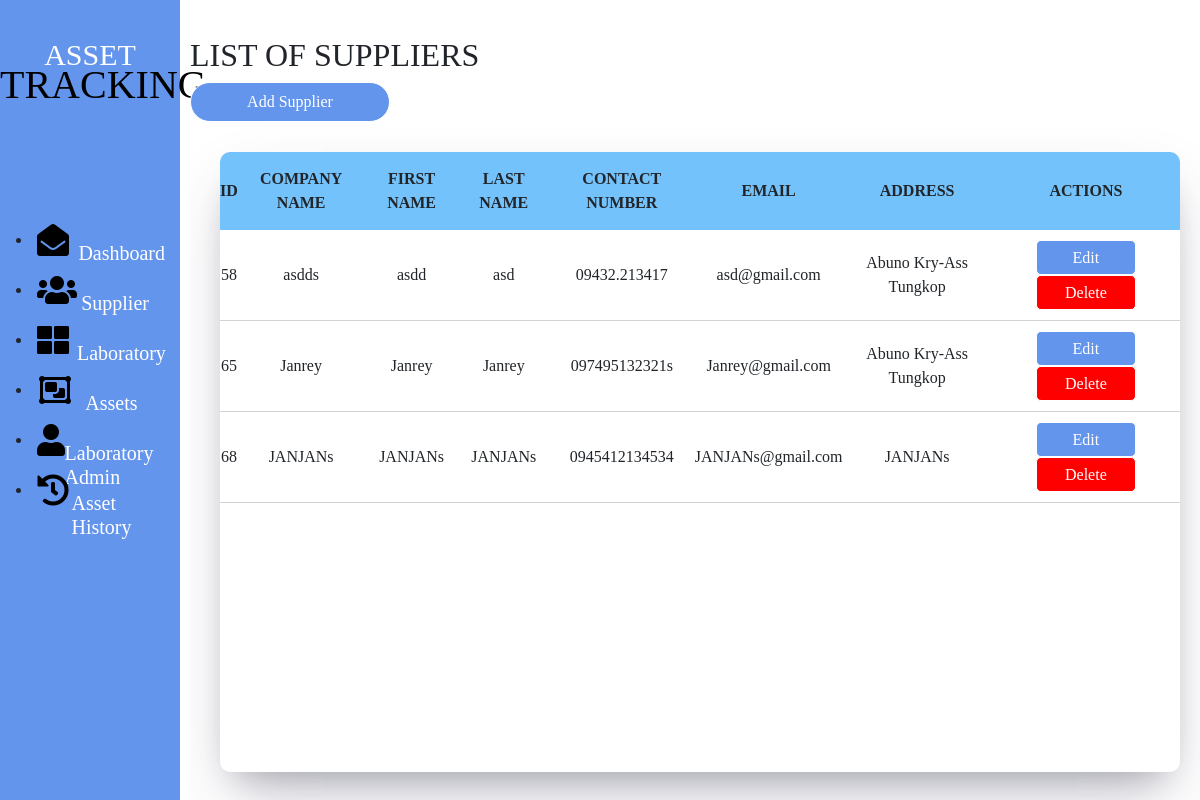
The page /myDashboard/supplierTable.php on the database its author committed.
### tables this page shows
CREATE TABLE `supplier` (
  `sup_id` int(50) NOT NULL,
  `company_name` varchar(50) NOT NULL,
  `sup_fname` varchar(50) NOT NULL,
  `sup_lname` varchar(50) NOT NULL,
  `contact_num` varchar(50) NOT NULL,
  `email` varchar(50) NOT NULL,
  `address` varchar(200) NOT NULL
);

### myDashboard/supplierTable.php (the view, shortened to what this page needs)
<?php
    include "templates/header.php";
?>
        <div class="content" id="content">
            <div class="display">
                <div class = "suppAddTitle">
                    <h2>LIST OF SUPPLIERS</h2>
                </div>
                <button id="addButton">Add Supplier</button>
                <div class = "suppTableDisplay">
                    <table class = "supplierTable" >
                        <thead >
                            <tr class = "supplierTableHeader">
                                <th id = "suppCol">ID</th>
                                <th id = "suppCol">COMPANY NAME</th>
                                <th id = "suppCol">FIRST NAME</th>
                                <th id = "suppCol">LAST NAME</th>
                                <th id = "suppCol">CONTACT NUMBER</th>
                                <th id = "suppCol">EMAIL</th>
                                <th id = "suppCol">ADDRESS</th>
                                <th id = "suppCol">ACTIONS</th>
                            </tr>
                        </thead>
                        <tbody  >
                            <?php
                               require_once('db_connector.php');
                                $sql = "SELECT * From supplier";
                                $result = $connection->query($sql);
                                while($row = $result->fetch_assoc()){
                                    echo "
                                    <tbody class = 'table-row'>
                                        <td    id = 'supplierRow'>$row[sup_id]</td>
                                         <td id = 'supplierRow' style = 'padding-left = 400px;'>$row[company_name]</td>
                                        <td  id = 'supplierRow' style = 'padding-left = 400px;'>$row[sup_fname]</td>
                                        <td   id = 'supplierRow'>$row[sup_lname]</td>
                                        <td  id = 'supplierRow'>$row[contact_num]</td>
                                        <td id = 'supplierRow'>$row[email]</td>
                                        <td  id = 'supplierRow'>$row[address]</td>
                                        <td  id = 'supplierRow'>
                                            <button data-supId = '$row[sup_id]' data-company = '$row[company_name]' data-supFname = '$row[sup_fname]' data-supLname = '$row[sup_lname]' data-supNumber = '$row[contact_num]' data-supEmail = '$row[email]' data-supAddress = '$row[address]' class = 'suppEditBtn'  id = 'suppEditBtn'>Edit</button>
                                            <button data-supId = '$row[sup_id]' class = 'deleteBtnSup' id = 'deleteBtnSup'>Delete</button>
                                        </td>
                                    ";
                                }
                            ?>
                        </tbody>
                     </table>
                </div>
            </div>
    </div>
</body>
</html>

### myDashboard/newcss.css (style rules this page uses)
* { padding: 0; margin: 0; position: relative; font-family: 'Times New Roman', Times, serif; }
.content { width: 85%; }
.display { width: 100%; position: fixed; margin-left: 10px; padding-top: 3%; height: 700px; overflow-y: auto; }
.display { height: 890px; }
.display button { background-color: #6495ED; height: 40px; width: 200px; border: 1px solid white; border-radius: 20px; color: white; }
tr { text-align: center; }
#deleteBtnSup, #suppEditBtn { height: 35px; width: 100px; border-radius: 5px; }
#deleteBtnSup { background-color: red; }
.suppTableDisplay { margin-top: 30px; overflow-y: auto; height: 620px; margin-left: 30px; width: 80%; background-color: white; box-shadow: rgba(50, 50, 93, 0.25) 0px 30px 60px -12px, rgba(0, 0, 0, 0.3) 0px 18px 36px -18px; border-radius: 10px; }
#suppCol { padding-top: 15px; padding-bottom: 15px; }
#supplierRow { padding-top: 10px; padding-bottom: 10px; border-bottom: 1px solid lightgray; }
.supplierTableHeader { background-color: #73C2FB; }
table { width: 100%; border-collapse: collapse; }

### rows shown on the page
supplier: sup_id "58", company_name "asdds", sup_fname "asdd", sup_lname "asd", contact_num "09432.213417", email "asd@gmail.com", address "Abuno Kry-Ass Tungkop"
supplier: sup_id "65", company_name "Janrey", sup_fname "Janrey", sup_lname "Janrey", contact_num "097495132321s", email "Janrey@gmail.com", address "Abuno Kry-Ass Tungkop"
supplier: sup_id "68", company_name "JANJANs", sup_fname "JANJANs", sup_lname "JANJANs", contact_num "0945412134534", email "JANJANs@gmail.com", address "JANJANs"
